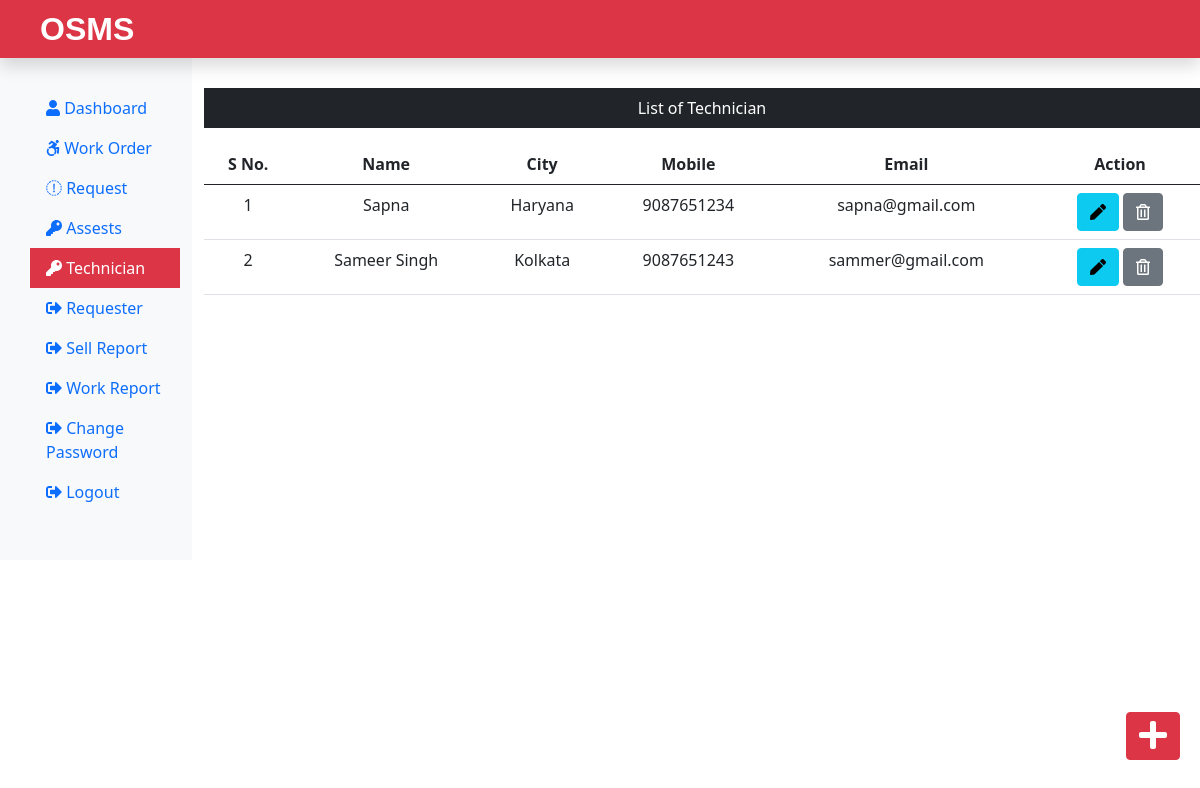
Page /Admin/technician.php (signed in) on the committed database.
### tables this page shows
CREATE TABLE `technician` (
  `empid` int(11) NOT NULL,
  `empName` varchar(255) NOT NULL,
  `empCity` varchar(255) NOT NULL,
  `empMobile` bigint(20) NOT NULL,
  `empEmail` varchar(255) NOT NULL
);

### Admin/technician.php (the view, shortened to what this page needs)
<?php
    include("adminIncludes/header.php");
    include("../dbConnection.php");
?>
<div class="col-sm-9 col-md-10 mt-5 text-center">
    <p class="bg-dark text-white p-2">List of Technician</p>
    <?php
        $sql = "SELECT * FROM technician";
        $result = $conn->query($sql);
        if($result->num_rows > 0){
    ?>
    <table class="table">
        <thread>
            <tr>
                <th scope="col">S No.</th>
                <th scope="col">Name</th>
                <th scope="col">City</th>
                <th scope="col">Mobile</th>
                <th scope="col">Email</th>
                <th scope="col">Action</th>
            </tr>
        </thread>
        <tbody>
            <?php
                $sno = 0;
                while($row = $result->fetch_assoc()){
                    $sno = $sno + 1;
            ?>
            <tr>
                <td> <?php echo $sno ?> </td>
                <td> <?php echo $row['empName'] ?> </td>
                <td> <?php echo $row['empCity'] ?> </td>
                <td> <?php echo $row['empMobile'] ?> </td>
                <td> <?php echo $row['empEmail'] ?> </td>
                <td>
                    <form action="edittech.php" method="POST" class="d-inline">
                        <button type="submit" class="btn btn-info mr-3" name="edit" value="Edit">
                            <i class="fas fa-pen"></i>
                        </button>
                    </form>
                    <form action="" method=" POST" class="d-inline">
                        <button type="submit" class="btn btn-secondary" name="delete" value="Delete">
                            <i class="far fa-trash-alt"></i>
                        </button>
                    </form>
                </td>
            </tr>
            <?php
                }
            ?>
        </tbody>
    </table>
    <?php
        }
        else{
            echo "0 Result";
        }
    ?>
</div>
<div>
    <a class="btn btn-danger box" href="addtech.php">
        <i class="fas fa-plus fa-2x"></i>
    </a>
</div>
<?php
    include("adminIncludes/footer.php");
?>

### css/custom.css (style rules this page uses)
a { color: black; }

### Admin/technician.php (style rules this page uses)
.box { position: fixed; bottom: 10px; right: 20px; margin-bottom: 30px; }

### rows in the picture
technician: empName "Sapna", empCity "Haryana", empMobile "9087651234", empEmail "sapna@gmail.com"
technician: empName "Sameer Singh", empCity "Kolkata", empMobile "9087651243", empEmail "sammer@gmail.com"
